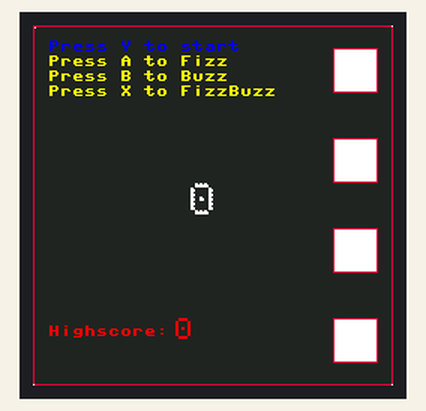
A program run on a simulated Raspberry Pi Pico running MicroPython. Parts: 240×240 colour display.

Above: at 0.1 s.

The program:

fizz_buzz.py
```python
from machine import Pin,SPI,PWM
import framebuf
import utime
import os
import math
# ============ Start of Drive Code ================
BL = 13  # Pins used for display screen
DC = 8
RST = 12
MOSI = 11
SCK = 10
CS = 9

class LCD_1inch3(framebuf.FrameBuffer):
    def __init__(self):
        self.width = 240
        self.height = 240

        self.cs = Pin(CS,Pin.OUT)
        self.rst = Pin(RST,Pin.OUT)

        self.cs(1)
        self.spi = SPI(1)
        self.spi = SPI(1,1000_000)
        self.spi = SPI(1,100000_000,polarity=0, phase=0,sck=Pin(SCK),mosi=Pin(MOSI),miso=None)
        self.dc = Pin(DC,Pin.OUT)
        self.dc(1)
        self.buffer = bytearray(self.height * self.width * 2)
        super().__init__(self.buffer, self.width, self.height, framebuf.RGB565)
        self.init_display()

        self.red   =   0x07E0 # Pre-defined colours
        self.green =   0x001f # Probably easier to use colour(r,g,b) defined below
        self.blue  =   0xf800
        self.white =   0xffff

    def write_cmd(self, cmd):
        self.cs(1)
        self.dc(0)
        self.cs(0)
        self.spi.write(bytearray([cmd]))
        self.cs(1)

    def write_data(self, buf):
        self.cs(1)
        self.dc(1)
        self.cs(0)
        self.spi.write(bytearray([buf]))
        self.cs(1)

    def init_display(self):
        """Initialize display"""
        self.rst(1)
        self.rst(0)
        self.rst(1)

        self.write_cmd(0x36)
        self.write_data(0x70)

        self.write_cmd(0x3A)
        self.write_data(0x05)

        self.write_cmd(0xB2)
        self.write_data(0x0C)
        self.write_data(0x0C)
        self.write_data(0x00)
        self.write_data(0x33)
        self.write_data(0x33)

        self.write_cmd(0xB7)
        self.write_data(0x35)

        self.write_cmd(0xBB)
        self.write_data(0x19)

        self.write_cmd(0xC0)
        self.write_data(0x2C)

        self.write_cmd(0xC2)
        self.write_data(0x01)

        self.write_cmd(0xC3)
        self.write_data(0x12)

        self.write_cmd(0xC4)
        self.write_data(0x20)

        self.write_cmd(0xC6)
        self.write_data(0x0F)

        self.write_cmd(0xD0)
        self.write_data(0xA4)
        self.write_data(0xA1)

        self.write_cmd(0xE0)
        self.write_data(0xD0)
        self.write_data(0x04)
        self.write_data(0x0D)
        self.write_data(0x11)
        self.write_data(0x13)
        self.write_data(0x2B)
        self.write_data(0x3F)
        self.write_data(0x54)
        self.write_data(0x4C)
        self.write_data(0x18)
        self.write_data(0x0D)
        self.write_data(0x0B)
        self.write_data(0x1F)
        self.write_data(0x23)

        self.write_cmd(0xE1)
        self.write_data(0xD0)
        self.write_data(0x04)
        self.write_data(0x0C)
        self.write_data(0x11)
        self.write_data(0x13)
        self.write_data(0x2C)
        self.write_data(0x3F)
        self.write_data(0x44)
        self.write_data(0x51)
        self.write_data(0x2F)
        self.write_data(0x1F)
        self.write_data(0x1F)
        self.write_data(0x20)
        self.write_data(0x23)

        self.write_cmd(0x21)

        self.write_cmd(0x11)

        self.write_cmd(0x29)

    def show(self):
        self.write_cmd(0x2A)
        self.write_data(0x00)
        self.write_data(0x00)
        self.write_data(0x00)
        self.write_data(0xef)

        self.write_cmd(0x2B)
        self.write_data(0x00)
        self.write_data(0x00)
        self.write_data(0x00)
        self.write_data(0xEF)

        self.write_cmd(0x2C)

        self.cs(1)
        self.dc(1)
        self.cs(0)
        self.spi.write(self.buffer)
        self.cs(1)
# ========= End of Driver ===========

def colour(R,G,B):
# Get RED value
    rp = int(R*31/255) # range 0 to 31
    if rp < 0: rp = 0
    r = rp *8
# Get Green value
    gp = int(G*63/255) # range 0 - 63
    if gp < 0: gp = 0
    g = 0
    if gp & 1:  g = g + 8192
    if gp & 2:  g = g + 16384
    if gp & 4:  g = g + 32768
    if gp & 8:  g = g + 1
    if gp & 16: g = g + 2
    if gp & 32: g = g + 4
# Get BLUE value
    bp =int(B*31/255) # range 0 - 31
    if bp < 0: bp = 0
    b = bp *256
    colour = r+g+b
    return colour

def ring(cx,cy,r,cc):   # Draws a circle - with centre (x,y), radius, colour
    for angle in range(91):  # 0 to 90 degrees in 2s
        y3=int(r*math.sin(math.radians(angle)))
        x3=int(r*math.cos(math.radians(angle)))
        LCD.pixel(cx-x3,cy+y3,cc)  # 4 quadrants
        LCD.pixel(cx-x3,cy-y3,cc)
        LCD.pixel(cx+x3,cy+y3,cc)
        LCD.pixel(cx+x3,cy-y3,cc)

#ASCII Character Set
cmap = ['00000000000000000000000000000000000', #Space
        '00100001000010000100001000000000100', #!
        '01010010100000000000000000000000000', #"
        '01010010101101100000110110101001010', ##
        '00100011111000001110000011111000100', #$
        '11001110010001000100010001001110011', #%
        '01000101001010001000101011001001101', #&
        '10000100001000000000000000000000000', #'
        '00100010001000010000100000100000100', #(
        '00100000100000100001000010001000100', #)
        '00000001001010101110101010010000000', #*
        '00000001000010011111001000010000000', #+
        '000000000000000000000000000000110000100010000', #,
        '00000000000000011111000000000000000', #-
        '00000000000000000000000001100011000', #.
        '00001000010001000100010001000010000', #/
        '01110100011000110101100011000101110', #0
        '00100011000010000100001000010001110', #1
        '01110100010000101110100001000011111', #2
        '01110100010000101110000011000101110', #3
        '00010001100101011111000100001000010', #4
        '11111100001111000001000011000101110', #5
        '01110100001000011110100011000101110', #6
        '11111000010001000100010001000010000', #7
        '01110100011000101110100011000101110', #8
        '01110100011000101111000010000101110', #9
        '00000011000110000000011000110000000', #:
        '01100011000000001100011000010001000', #;
        '00010001000100010000010000010000010', #<
        '00000000001111100000111110000000000', #=
        '01000001000001000001000100010001000', #>
        '01100100100001000100001000000000100', #?
        '01110100010000101101101011010101110', #@
        '00100010101000110001111111000110001', #A
        '11110010010100111110010010100111110', #B
        '01110100011000010000100001000101110', #C
        '11110010010100101001010010100111110', #D
        '11111100001000011100100001000011111', #E
        '11111100001000011100100001000010000', #F
        '01110100011000010111100011000101110', #G
        '10001100011000111111100011000110001', #H
        '01110001000010000100001000010001110', #I
        '00111000100001000010000101001001100', #J
        '10001100101010011000101001001010001', #K
        '10000100001000010000100001000011111', #L
        '10001110111010110101100011000110001', #M
        '10001110011010110011100011000110001', #N
        '01110100011000110001100011000101110', #O
        '11110100011000111110100001000010000', #P
        '01110100011000110001101011001001101', #Q
        '11110100011000111110101001001010001', #R
        '01110100011000001110000011000101110', #S
        '11111001000010000100001000010000100', #T
        '10001100011000110001100011000101110', #U
        '10001100011000101010010100010000100', #V
        '10001100011000110101101011101110001', #W
        '10001100010101000100010101000110001', #X
        '10001100010101000100001000010000100', #Y
        '11111000010001000100010001000011111', #Z
        '01110010000100001000010000100001110', #[
        '10000100000100000100000100000100001', #\
        '00111000010000100001000010000100111', #]
        '00100010101000100000000000000000000', #^
        '00000000000000000000000000000011111', #_
        '11000110001000001000000000000000000', #`
        '00000000000111000001011111000101110', #a
        '10000100001011011001100011100110110', #b
        '00000000000011101000010000100000111', #c
        '00001000010110110011100011001101101', #d
        '00000000000111010001111111000001110', #e
        '00110010010100011110010000100001000', #f
        '000000000001110100011000110001011110000101110', #g
        '10000100001011011001100011000110001', #h
        '00100000000110000100001000010001110', #i
        '0001000000001100001000010000101001001100', #j
        '10000100001001010100110001010010010', #k
        '01100001000010000100001000010001110', #l
        '00000000001101010101101011010110101', #m
        '00000000001011011001100011000110001', #n
        '00000000000111010001100011000101110', #o
        '000000000001110100011000110001111101000010000', #p
        '000000000001110100011000110001011110000100001', #q
        '00000000001011011001100001000010000', #r
        '00000000000111110000011100000111110', #s
        '00100001000111100100001000010000111', #t
        '00000000001000110001100011001101101', #u
        '00000000001000110001100010101000100', #v
        '00000000001000110001101011010101010', #w
        '00000000001000101010001000101010001', #x
        '000000000010001100011000110001011110000101110', #y
        '00000000001111100010001000100011111', #z
        '00010001000010001000001000010000010', #{
        '00100001000010000000001000010000100', #|
        '01000001000010000010001000010001000', #}
        '01000101010001000000000000000000000' #}~
]

def printchar(letter,xpos,ypos,size,charupdate,c):
    origin = xpos
    charval = ord(letter)
    #print(charval)
    index = charval-32 #start code, 32 or space
    #print(index)
    character = cmap[index] #this is our char...
    rows = [character[i:i+5] for i in range(0,len(character),5)]
    #print(rows)
    for row in rows:
        #print(row)
        for bit in row:
            #print(bit)
            if bit == '1':
                LCD.pixel(xpos,ypos,c)
                if size==2:
                    LCD.pixel(xpos,ypos+1,c)
                    LCD.pixel(xpos+1,ypos,c)
                    LCD.pixel(xpos+1,ypos+1,c)
                if size == 3:
                    LCD.pixel(xpos+1,ypos+2,c)
                    LCD.pixel(xpos+2,ypos+1,c)
                    LCD.pixel(xpos+2,ypos+2,c)
                    LCD.pixel(xpos,ypos+2,c)
                    LCD.pixel(xpos,ypos+2,c)
                    LCD.pixel(xpos,ypos+1,c)
                    LCD.pixel(xpos+1,ypos,c)
                    LCD.pixel(xpos+1,ypos+1,c)
            xpos+=size
        xpos=origin
        ypos+=size
    if charupdate == True:
        LCD.show()

def delchar(xpos,ypos,size,delupdate):
    if size == 1:
        charwidth = 5
        charheight = 9
    if size == 2:
        charwidth = 10
        charheight = 18
    if size == 3:
        charwidth = 15
        charheight = 27
    c = colour(0,0,0) # Background colour
    LCD.fill_rect(xpos,ypos,charwidth,charheight,c) #xywh
    if delupdate == True:
        LCD.show()

def printstring(string,xpos,ypos,size,charupdate,strupdate,c):
    if size == 1:
        spacing = 8
    if size == 2:
        spacing = 14
    if size == 3:
        spacing = 18
    for i in string:
        printchar(i,xpos,ypos,size,charupdate,c)
        xpos+=spacing
    if strupdate == True:
        LCD.show()


# =========== Main ============
pwm = PWM(Pin(BL)) # Screen Brightness
pwm.freq(1000)
pwm.duty_u16(32768) # max 65535 - mid value

LCD = LCD_1inch3()
# Background colour - dark grey
LCD.fill(colour(40,40,40))
LCD.show()

# Define pins for buttons and Joystick
keyA = Pin(15,Pin.IN,Pin.PULL_UP) # Normally 1 but 0 if pressed
keyB = Pin(17,Pin.IN,Pin.PULL_UP)
keyX = Pin(19,Pin.IN,Pin.PULL_UP)
keyY= Pin(21,Pin.IN,Pin.PULL_UP)

up = Pin(2,Pin.IN,Pin.PULL_UP)
down = Pin(18,Pin.IN,Pin.PULL_UP)
left = Pin(16,Pin.IN,Pin.PULL_UP)
right = Pin(20,Pin.IN,Pin.PULL_UP)
ctrl = Pin(3,Pin.IN,Pin.PULL_UP)

# Draw background, frame, title and instructions
LCD.rect(0,0,240,240,LCD.red) # Red edge
# White Corners
LCD.pixel(1,1,LCD.white)     # LT
LCD.pixel(0,239,LCD.white)   # LB
LCD.pixel(239,0,LCD.white)   # RT
LCD.pixel(239,239,LCD.white) # RB
LCD.text('Press Y to start', 10, 10, colour(0,0,255))
#printstring('Press Y to start',43,10,3,True,False,colour(0,0,255))
LCD.text('Press A to Fizz', 10, 20, colour(255,255,0))
LCD.text('Press B to Buzz', 10, 30, colour(255,255,0))
LCD.text('Press X to FizzBuzz', 10, 40, colour(255,255,0))
LCD.text("Highscore: ", 10, 200, colour(255,0,0))
#LCD.text(" Halt program", 30, 220, colour(255,0,0))
LCD.show()

running = True # Loop control
gameRunning = False # GameLoop control
highscore = 0;
printstring(str(highscore),95,195,2,True,False,colour(255,0,0))
# =========== Main loop ===============
while(running):
    if keyA.value() == 0:
        LCD.fill_rect(200,15,30,30,colour(255,255,0)) # Yellow
        print("A")
    else :
        LCD.fill_rect(200,15,30,30,LCD.white)
        LCD.rect(200,15,30,30,LCD.red)

    if(keyB.value() == 0):
        LCD.fill_rect(200,75,30,30,colour(255,0,255)) # Magenta
        print("B")
    else :
        LCD.fill_rect(200,75,30,30,LCD.white)
        LCD.rect(200,75,30,30,LCD.red)

    if(keyX.value() == 0):
        LCD.fill_rect(200,135,30,30,colour(0,255,255)) # Cyan
        print("X")
    else :
        LCD.fill_rect(200,135,30,30,LCD.white)
        LCD.rect(200,135,30,30,LCD.red)

    if(keyY.value() == 0):
        LCD.fill_rect(200,195,30,30,colour(255,180,50)) # Orange
        gameRunning = True
        print("Y")
    else :
        LCD.fill_rect(200,195,30,30,LCD.white)
        LCD.rect(200,195,30,30,LCD.red)

    printstring('0',105,105,3,True,False,LCD.white)
    count = 1
    LCD.show()
    if (keyA.value() == 0) and (keyB.value() == 0): # Halt looping?
        running = False
    utime.sleep(.15) # Debounce delay - reduce multiple button reads

    # =========== Game loop ===============
    while(gameRunning):
        #print("Entering game loop")
        if(count>highscore):
            printstring(str(highscore),95,195,2,True,False,colour(40,40,40))
            printstring(str(count),95,195,2,True,False,colour(255,0,0))
            highscore = count
        printstring(str(0),105,105,3,True,False,colour(40,40,40))
        printstring(str(count),105,105,3,True,False,LCD.white)
        LCD.show()
        correctAnswer = False
        awaitAnswer = True
        deadline = utime.ticks_add(utime.ticks_ms(),2000)


        # =========== Inner Game loop ===============
        while(awaitAnswer and utime.ticks_diff(deadline,utime.ticks_ms())>0):
            #print("Entering inner game loop")
            if(keyY.value() == 0):
                LCD.fill_rect(200,195,30,30,colour(255,180,50)) # Orange
                gameRunning = False
                awaitAnswer = False
            else:
                LCD.fill_rect(200,195,30,30,LCD.white)
                LCD.rect(200,195,30,30,LCD.red)


            if(keyA.value() == 0):
                LCD.fill_rect(200,15,30,30,colour(255,255,0)) # Yellow
                if(count%3==0 and count%5!=0):
                    correctAnswer = True
                else:
                    gameRunning = False
                awaitAnswer = False
            else:
                LCD.fill_rect(200,15,30,30,LCD.white)
                LCD.rect(200,15,30,30,LCD.red)

            if(keyB.value() == 0):
               LCD.fill_rect(200,75,30,30,colour(255,0,255)) # Magenta
               if(count%5==0 and count%3!=0):
                    correctAnswer = True
               else:
                    gameRunning = False
               awaitAnswer = False
            else:
                LCD.fill_rect(200,75,30,30,LCD.white)
                LCD.rect(200,75,30,30,LCD.red)

            if(keyX.value() == 0):
                LCD.fill_rect(200,135,30,30,colour(0,255,255)) # Cyan
                if(count%3==0 and count%5==0):
                    correctAnswer = True
                else:
                    gameRunning = False
                awaitAnswer = False
            else:
                LCD.fill_rect(200,135,30,30,LCD.white)
                LCD.rect(200,135,30,30,LCD.red)

            utime.sleep(.15)

        if((not correctAnswer) and (count%3==0 or count%5==0)):
                gameRunning = False

        printstring(str(count),105,105,3,True,False,colour(40,40,40))
        LCD.show()
        count = count+1


# Finish
LCD.fill(0)
for r in range(10):
    ring(120,120,60+r,colour(255,255,0))
LCD.text("Halted", 95, 115, colour(255,0,0))
LCD.show()
# Tidy up
utime.sleep(3)
LCD.fill(0)
LCD.show()
```
